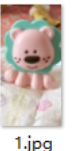
#> input picture Opencv/机器学习/hog + svm识别小狮子/pos/0.png, 72 x 151 px, found by its file name; its folder holds 4 pictures in this run
$ python 'pos样本图片尺寸.py'
#> lines starting #> are read from the running program, lines starting #| are printed output that depends on the picture
import cv2
import numpy as np
import os
PosNum = 10
Infos = []
NewImg = []

def Alter_pic(img, h, w):
    ht = int(450)
    wh = int(287)
    x = int(ht / h)
    b1 = ht % h
    y = int(wh / w)
    b2 = wh % w
    if (ht == (h*x + b1)) and (wh == (w*y + b2)):
        dst = cv2.resize(img, (ht, wh))
        # [5 lines of commented-out code are left out]
    return dst

def save_pic(img=[]):
    i = 0
    if os.path.exists('./pos1'):
        os.mkdir('./pos1')
    else:
        open('pos1', 'w')
        for dst in NewImg:
            cv2.imwrite('%s' % str(i) + '.jpg', dst)
            i = i + 1
            if i == 9:
                i = 0


for i in range(0,PosNum):
    fileName = 'pos\\' + str(i) + '.png'          # str(i + 1)
    img = cv2.imread(fileName)
#> img is the input picture: shape (151, 72, 3); mean B, G, R 181.6, 188.8, 201.6
    imgInfo = img.shape
#> imgInfo = (151, 72, 3)
    print('第 %s 张图片的尺寸是 %s ' % (str(i + 1), str(imgInfo)))
#| 第 1 张图片的尺寸是 (151, 72, 3)
    Infos.append(imgInfo)
    try:
        dst = Alter_pic(img, imgInfo[0], imgInfo[1])
#> in Alter_pic, `dst = cv2.resize(img, (ht, wh))`:
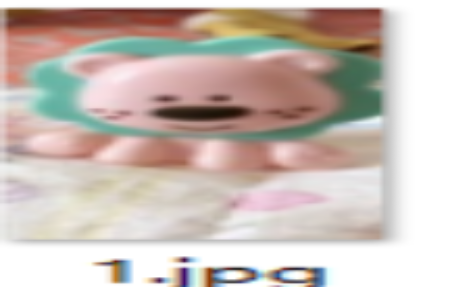
#> dst: shape (287, 450, 3); mean B, G, R 181.5, 188.7, 201.5
        NewImg.append(dst)
        print('修改成功')
    except Exception as e:
        print('修改图片失败', e)
#> pass 2 of the loop `for i in range(0,PosNum):`:
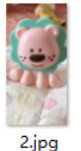
#> input picture Opencv/机器学习/hog + svm识别小狮子/pos/1.png, 81 x 151 px, found by its file name
#> img is the input picture: shape (151, 81, 3); mean B, G, R 186.7, 192.7, 204.1
#| 第 2 张图片的尺寸是 (151, 81, 3)
#> in Alter_pic (call 2), `dst = cv2.resize(img, (ht, wh))`:
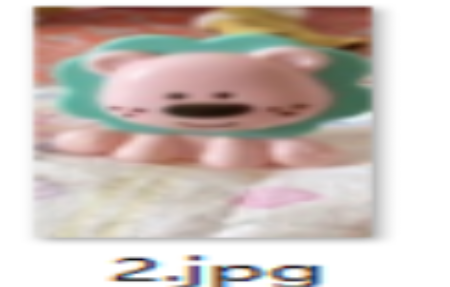
#> dst: shape (287, 450, 3); mean B, G, R 186.6, 192.6, 204
#> pass 3 of the loop `for i in range(0,PosNum):`:
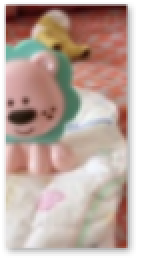
#> input picture Opencv/机器学习/hog + svm识别小狮子/pos/2.png, 71 x 130 px, found by its file name (shown 2 times larger)
#> img is the input picture: shape (130, 71, 3); mean B, G, R 159.6, 168.2, 189.5
#| 第 3 张图片的尺寸是 (130, 71, 3)
#> in Alter_pic (call 3), `dst = cv2.resize(img, (ht, wh))`:
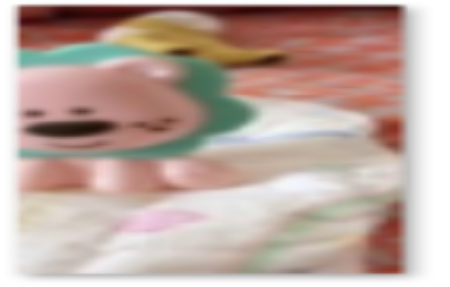
#> dst: shape (287, 450, 3); mean B, G, R 159.5, 168.1, 189.4
#> (the run stopped early here; a loop or call above may not have finished)
